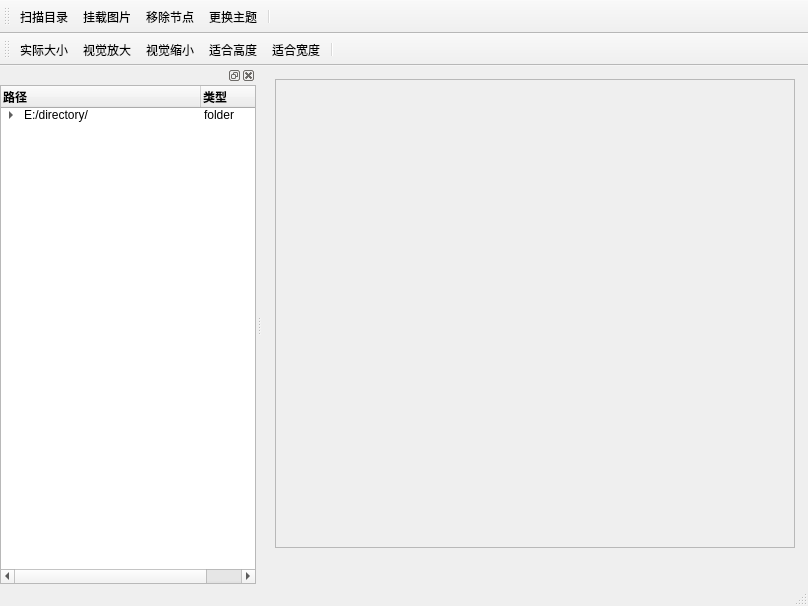
<?xml version="1.0" encoding="UTF-8"?>
<ui version="4.0">
 <class>Canvas</class>
 <widget class="QMainWindow" name="Canvas">
  <property name="geometry">
   <rect>
    <x>0</x>
    <y>0</y>
    <width>808</width>
    <height>606</height>
   </rect>
  </property>
  <property name="windowTitle">
   <string>Canvas</string>
  </property>
  <widget class="QWidget" name="W_Central">
   <layout class="QVBoxLayout" name="verticalLayout">
    <property name="spacing">
     <number>9</number>
    </property>
    <property name="leftMargin">
     <number>13</number>
    </property>
    <property name="topMargin">
     <number>13</number>
    </property>
    <property name="rightMargin">
     <number>13</number>
    </property>
    <property name="bottomMargin">
     <number>13</number>
    </property>
    <item>
     <widget class="QScrollArea" name="SA_Picture">
      <property name="widgetResizable">
       <bool>true</bool>
      </property>
      <property name="alignment">
       <set>Qt::AlignCenter</set>
      </property>
      <widget class="QWidget" name="scrollAreaWidgetContents">
       <property name="geometry">
        <rect>
         <x>0</x>
         <y>0</y>
         <width>523</width>
         <height>385</height>
        </rect>
       </property>
       <layout class="QHBoxLayout" name="horizontalLayout">
        <property name="spacing">
         <number>0</number>
        </property>
        <property name="leftMargin">
         <number>0</number>
        </property>
        <property name="topMargin">
         <number>0</number>
        </property>
        <property name="rightMargin">
         <number>0</number>
        </property>
        <property name="bottomMargin">
         <number>0</number>
        </property>
        <item>
         <widget class="QLabel" name="L_Picture">
          <property name="sizePolicy">
           <sizepolicy hsizetype="Preferred" vsizetype="Preferred">
            <horstretch>0</horstretch>
            <verstretch>0</verstretch>
           </sizepolicy>
          </property>
          <property name="frameShape">
           <enum>QFrame::NoFrame</enum>
          </property>
          <property name="text">
           <string/>
          </property>
          <property name="pixmap">
           <pixmap resource="images.qrc">:/images/M31.png</pixmap>
          </property>
          <property name="alignment">
           <set>Qt::AlignCenter</set>
          </property>
         </widget>
        </item>
       </layout>
      </widget>
     </widget>
    </item>
    <item>
     <widget class="QGroupBox" name="GB_Status">
      <property name="sizePolicy">
       <sizepolicy hsizetype="Expanding" vsizetype="Preferred">
        <horstretch>1</horstretch>
        <verstretch>0</verstretch>
       </sizepolicy>
      </property>
      <property name="styleSheet">
       <string notr="true">QGroupBox {
	border: none;
}</string>
      </property>
      <property name="title">
       <string/>
      </property>
      <layout class="QHBoxLayout" name="horizontalLayout_2">
       <property name="spacing">
        <number>0</number>
       </property>
       <property name="leftMargin">
        <number>0</number>
       </property>
       <property name="topMargin">
        <number>0</number>
       </property>
       <property name="rightMargin">
        <number>0</number>
       </property>
       <property name="bottomMargin">
        <number>0</number>
       </property>
       <item>
        <widget class="QLabel" name="L_Path">
         <property name="text">
          <string/>
         </property>
        </widget>
       </item>
      </layout>
     </widget>
    </item>
   </layout>
  </widget>
  <widget class="QMenuBar" name="MB_Menu">
   <property name="geometry">
    <rect>
     <x>0</x>
     <y>0</y>
     <width>808</width>
     <height>30</height>
    </rect>
   </property>
  </widget>
  <widget class="QStatusBar" name="SB_Status"/>
  <widget class="QToolBar" name="TB_Major">
   <property name="windowTitle">
    <string>toolBar</string>
   </property>
   <property name="iconSize">
    <size>
     <width>20</width>
     <height>20</height>
    </size>
   </property>
   <property name="toolButtonStyle">
    <enum>Qt::ToolButtonTextUnderIcon</enum>
   </property>
   <attribute name="toolBarArea">
    <enum>TopToolBarArea</enum>
   </attribute>
   <attribute name="toolBarBreak">
    <bool>false</bool>
   </attribute>
   <addaction name="A_Scan"/>
   <addaction name="A_Mount"/>
   <addaction name="A_Unmount"/>
   <addaction name="A_Update_Theme"/>
   <addaction name="separator"/>
  </widget>
  <widget class="QDockWidget" name="dockWidget">
   <attribute name="dockWidgetArea">
    <number>1</number>
   </attribute>
   <widget class="QWidget" name="dockWidgetContents">
    <layout class="QVBoxLayout" name="verticalLayout_2">
     <property name="spacing">
      <number>0</number>
     </property>
     <property name="leftMargin">
      <number>0</number>
     </property>
     <property name="topMargin">
      <number>0</number>
     </property>
     <property name="rightMargin">
      <number>0</number>
     </property>
     <property name="bottomMargin">
      <number>0</number>
     </property>
     <item>
      <widget class="QTreeWidget" name="TW_Picture">
       <property name="headerHidden">
        <bool>false</bool>
       </property>
       <property name="expandsOnDoubleClick">
        <bool>true</bool>
       </property>
       <attribute name="headerMinimumSectionSize">
        <number>72</number>
       </attribute>
       <attribute name="headerDefaultSectionSize">
        <number>200</number>
       </attribute>
       <attribute name="headerShowSortIndicator" stdset="0">
        <bool>false</bool>
       </attribute>
       <column>
        <property name="text">
         <string>路径</string>
        </property>
        <property name="font">
         <font>
          <weight>75</weight>
          <bold>true</bold>
         </font>
        </property>
       </column>
       <column>
        <property name="text">
         <string>类型</string>
        </property>
        <property name="font">
         <font>
          <weight>75</weight>
          <bold>true</bold>
         </font>
        </property>
       </column>
       <item>
        <property name="text">
         <string>E:/directory/</string>
        </property>
        <property name="text">
         <string>folder</string>
        </property>
        <item>
         <property name="text">
          <string>picture.png</string>
         </property>
         <property name="text">
          <string>png</string>
         </property>
        </item>
        <item>
         <property name="text">
          <string>picture.jpg</string>
         </property>
         <property name="text">
          <string>jpg</string>
         </property>
        </item>
       </item>
      </widget>
     </item>
    </layout>
   </widget>
  </widget>
  <widget class="QToolBar" name="TB_Minor">
   <property name="windowTitle">
    <string>toolBar</string>
   </property>
   <property name="iconSize">
    <size>
     <width>20</width>
     <height>20</height>
    </size>
   </property>
   <property name="toolButtonStyle">
    <enum>Qt::ToolButtonTextUnderIcon</enum>
   </property>
   <attribute name="toolBarArea">
    <enum>TopToolBarArea</enum>
   </attribute>
   <attribute name="toolBarBreak">
    <bool>true</bool>
   </attribute>
   <addaction name="A_Actual_Size"/>
   <addaction name="A_Zoom_In"/>
   <addaction name="A_Zoom_Out"/>
   <addaction name="A_Fit_Height"/>
   <addaction name="A_Fit_Width"/>
   <addaction name="separator"/>
  </widget>
  <action name="A_Mount">
   <property name="icon">
    <iconset resource="images.qrc">
     <normaloff>:/images/icons/image.png</normaloff>:/images/icons/image.png</iconset>
   </property>
   <property name="text">
    <string>挂载图片</string>
   </property>
   <property name="toolTip">
    <string>挂载图片</string>
   </property>
  </action>
  <action name="A_Unmount">
   <property name="icon">
    <iconset resource="images.qrc">
     <normaloff>:/images/icons/clear.png</normaloff>:/images/icons/clear.png</iconset>
   </property>
   <property name="text">
    <string>移除节点</string>
   </property>
   <property name="toolTip">
    <string>移除节点</string>
   </property>
  </action>
  <action name="A_Scan">
   <property name="icon">
    <iconset resource="images.qrc">
     <normaloff>:/images/icons/image_search.png</normaloff>:/images/icons/image_search.png</iconset>
   </property>
   <property name="text">
    <string>扫描目录</string>
   </property>
  </action>
  <action name="A_Zoom_In">
   <property name="icon">
    <iconset resource="images.qrc">
     <normaloff>:/images/icons/zoom_in.png</normaloff>:/images/icons/zoom_in.png</iconset>
   </property>
   <property name="text">
    <string>视觉放大</string>
   </property>
  </action>
  <action name="A_Zoom_Out">
   <property name="icon">
    <iconset resource="images.qrc">
     <normaloff>:/images/icons/zoom_out.png</normaloff>:/images/icons/zoom_out.png</iconset>
   </property>
   <property name="text">
    <string>视觉缩小</string>
   </property>
  </action>
  <action name="A_Actual_Size">
   <property name="icon">
    <iconset resource="images.qrc">
     <normaloff>:/images/icons/search.png</normaloff>:/images/icons/search.png</iconset>
   </property>
   <property name="text">
    <string>实际大小</string>
   </property>
   <property name="toolTip">
    <string>实际大小</string>
   </property>
  </action>
  <action name="A_Fit_Height">
   <property name="icon">
    <iconset resource="images.qrc">
     <normaloff>:/images/icons/height.png</normaloff>:/images/icons/height.png</iconset>
   </property>
   <property name="text">
    <string>适合高度</string>
   </property>
  </action>
  <action name="A_Fit_Width">
   <property name="icon">
    <iconset resource="images.qrc">
     <normaloff>:/images/icons/width.png</normaloff>:/images/icons/width.png</iconset>
   </property>
   <property name="text">
    <string>适合宽度</string>
   </property>
  </action>
  <action name="A_Update_Theme">
   <property name="icon">
    <iconset resource="images.qrc">
     <normaloff>:/images/icons/palette.png</normaloff>:/images/icons/palette.png</iconset>
   </property>
   <property name="text">
    <string>更换主题</string>
   </property>
  </action>
 </widget>
 <resources>
  <include location="images.qrc"/>
 </resources>
 <connections/>
</ui>
